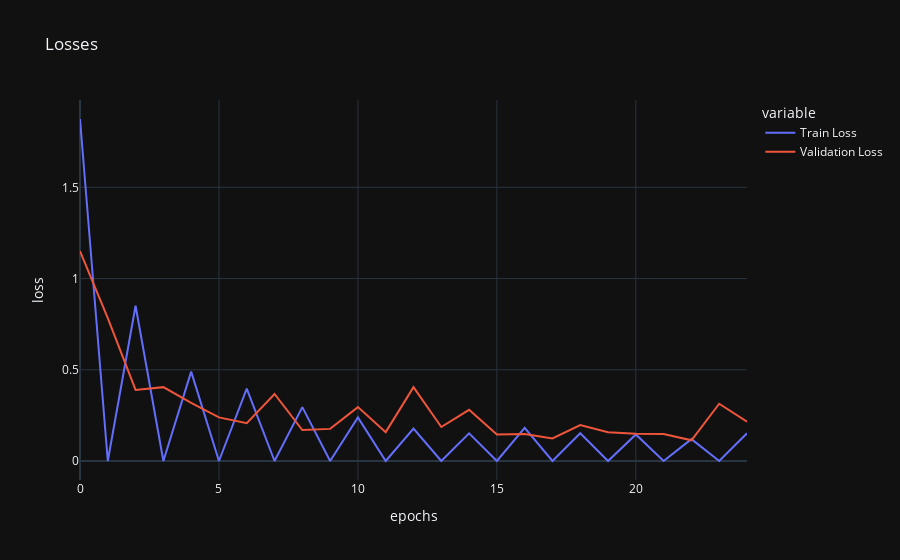

The notebook cell saved with this chart:
### Code cell
iplot(px.line(data_frame=vals,
              y = ["Train Loss","Validation Loss"],
              labels={"index":"epochs","value":"loss"},
              title = "Losses",
              template="plotly_dark"))

### Figure 1 — Plotly figure (JSON) as saved in the notebook; plotly's stock layout.template omitted (floating-point values rounded to 4 significant figures)
{"data": [{"hovertemplate": "variable=Train Loss<br>epochs=%{x}<br>loss=%{y}<extra></extra>", "legendgroup": "Train Loss", "line": {"color": "#636efa", "dash": "solid"}, "marker": {"symbol": "circle"}, "mode": "lines", "name": "Train Loss", "orientation": "v", "showlegend": true, "type": "scatter", "x": [0, 1, 2, 3, 4, 5, 6, 7, 8, 9, 10, 11, 12, 13, 14, 15, 16, 17, 18, 19, 20, 21, 22, 23, 24], "xaxis": "x", "y": [1.874, 0, 0.851, 0, 0.4899, 0, 0.3963, 0, 0.2954, 0, 0.2385, 0, 0.1778, 0, 0.1512, 0, 0.1813, 0, 0.1523, 0, 0.1453, 0, 0.1199, 0, 0.1519], "yaxis": "y"}, {"hovertemplate": "variable=Validation Loss<br>epochs=%{x}<br>loss=%{y}<extra></extra>", "legendgroup": "Validation Loss", "line": {"color": "#EF553B", "dash": "solid"}, "marker": {"symbol": "circle"}, "mode": "lines", "name": "Validation Loss", "orientation": "v", "showlegend": true, "type": "scatter", "x": [0, 1, 2, 3, 4, 5, 6, 7, 8, 9, 10, 11, 12, 13, 14, 15, 16, 17, 18, 19, 20, 21, 22, 23, 24], "xaxis": "x", "y": [1.151, 0.7825, 0.3896, 0.4048, 0.319, 0.2391, 0.2068, 0.3673, 0.1694, 0.176, 0.2952, 0.1581, 0.4047, 0.1863, 0.2806, 0.1449, 0.1477, 0.1235, 0.1968, 0.1572, 0.1493, 0.148, 0.1133, 0.3139, 0.2152], "yaxis": "y"}], "layout": {"legend": {"title": {"text": "variable"}, "tracegroupgap": 0}, "title": {"text": "Losses"}, "xaxis": {"anchor": "y", "domain": [0, 1], "title": {"text": "epochs"}}, "yaxis": {"anchor": "x", "domain": [0, 1], "title": {"text": "loss"}}}}
